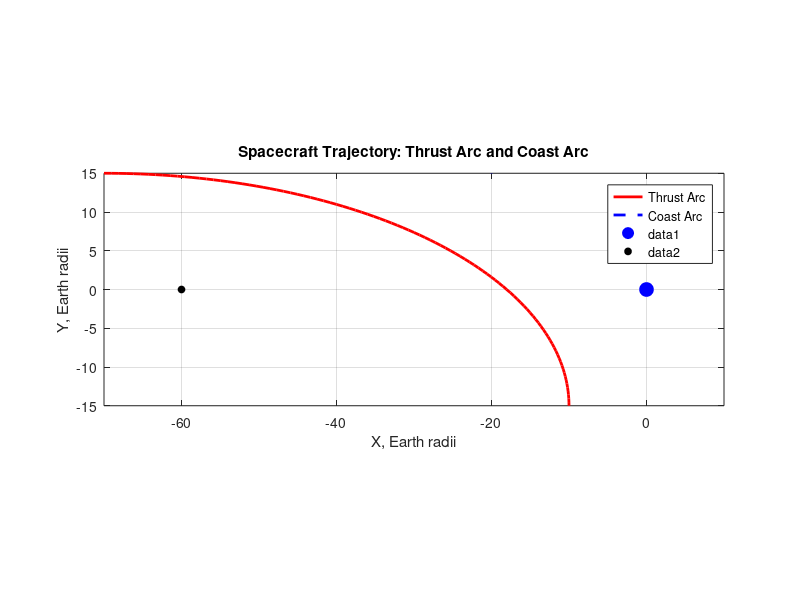

Here is the MATLAB script that generated this plot:
% Clear workspace and close figures
clc; clear; close all;

% Define Earth radius (for scaling)
R_earth = 6371; % km

% Generate sample trajectory data
% Thrust arc (e.g., powered flight)
theta_thrust = linspace(0, pi/2, 100); % Angular range for thrust arc
x_thrust = -70 + 60 * cos(theta_thrust); % X-coordinates (Earth radii)
y_thrust = -15 + 30 * sin(theta_thrust); % Y-coordinates (Earth radii)

% Coast arc (e.g., ballistic flight)
theta_coast = linspace(pi/2, pi, 100); % Angular range for coast arc
x_coast = -10 + 10 * cos(theta_coast); % X-coordinates (Earth radii)
y_coast = 15 + 5 * sin(theta_coast);   % Y-coordinates (Earth radii)

% Combine trajectories
x_total = [x_thrust, x_coast];
y_total = [y_thrust, y_coast];

% Plot the trajectory
figure;
plot(x_thrust, y_thrust, 'r-', 'LineWidth', 2); % Thrust arc (red)
hold on;
plot(x_coast, y_coast, 'b--', 'LineWidth', 2);  % Coast arc (blue dashed)
grid on;
axis equal;
xlabel('X, Earth radii');
ylabel('Y, Earth radii');
title('Spacecraft Trajectory: Thrust Arc and Coast Arc');
legend('Thrust Arc', 'Coast Arc', 'Location', 'best');

% Add Earth and Moon markers (approximate positions)
plot(0, 0, 'bo', 'MarkerSize', 10, 'MarkerFaceColor', 'b'); % Earth at origin
plot(-60, 0, 'ko', 'MarkerSize', 5, 'MarkerFaceColor', 'k'); % Moon (scaled position)

% Adjust axes to match the reference image
xlim([-70, 10]);
ylim([-15, 15]);